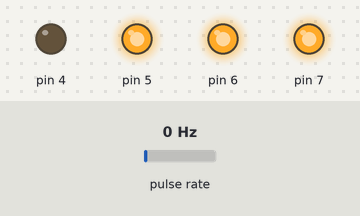
Bench run of a sketch on a simulated Arduino Mega 2560, built with avr-gcc and run on an emulated ATmega2560. On the bench: output pins drawn as LEDs (lit = HIGH). Wiring (inferred from the names in the program): pulse sensor: data pin 2. The test bench sets the inputs (shaded band); at power-on: pulse rate 0 Hz. What the sketch prints to the serial monitor is not drawn.

Above: at 0.01 s.
Timing chart, 0 to 1.6 s (numbered marks = the images above):
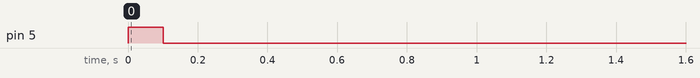

The sketch:

UG.ino
```cpp
#include "UG.h"


// 全局对象
H30_IMU imu;
Motor motor;
PushRod pushrod;
PitchControl pitchControl(imu, pushrod);
UG ug(imu, motor, pushrod, pitchControl);

void setup() {
    ug.init();
}

void loop() {
    ug.movePosMode(0, 122, 10000);
    ug.turnMode(45,5000,5000,2);
    //ug.motorModify(1);
}
```

IMU.cpp
```cpp
#include "IMU.h"
#include <string.h>

H30_IMU::H30_IMU()
    : frameRecvIndex(0), state(H30_WAITHEAD), lastRecv(0), dataReady(false),dataNum(0),
      gyroX(0), gyroY(0), gyroZ(0),
      accelX(0), accelY(0), accelZ(0),
      pitch(0), roll(0), yaw(0),
      quatW(0), quatX(0), quatY(0), quatZ(0)
{
    memset(&frame, 0, sizeof(frame));
    memset(frameBuf, 0, sizeof(frameBuf));
}

uint16_t H30_IMU::checkSum(uint8_t* data, uint16_t len) {
    uint8_t ck1 = 0, ck2 = 0;
    for (uint16_t i = 0; i < len; i++) {
        ck1 += data[i];
        ck2 += ck1;
    }
    uint16_t ck = (ck1 << 8) | ck2;
    return ck;
}

void H30_IMU::updateProcessedData() {
    dataNum =frame.FrameNum;
    // 解析角速度（单位：根据传感器手册， deg/s）
    gyroX = (float)frame.gyro.gx * 0.000001f;
    gyroY = (float)frame.gyro.gy * 0.000001f;
    gyroZ = (float)frame.gyro.gz * 0.000001f;

    // 解析加速度（单位：可能是 m/s² 或 g）
    accelX = (float)frame.accel.ax * 0.000001f;
    accelY = (float)frame.accel.ay * 0.000001f;
    accelZ = (float)frame.accel.az * 0.000001f;

    // 解析欧拉角（单位：度）
    pitch = (float)frame.attitude.pitch * 0.000001f;
    roll  = (float)frame.attitude.roll  * 0.000001f;
    yaw   = (float)frame.attitude.yaw   * 0.000001f;

    // 解析四元数（通常已归一化）
    quatW = (float)frame.quaternion.q0 * 0.000001f;
    quatX = (float)frame.quaternion.q1 * 0.000001f;
    quatY = (float)frame.quaternion.q2 * 0.000001f;
    quatZ = (float)frame.quaternion.q3 * 0.000001f;
}

bool H30_IMU::processSerialData(uint8_t recv) {
    dataReady = false;

    switch (state) {
        case H30_WAITHEAD:
            if (lastRecv == 0x59 && recv == 0x53) {
                frameBuf[0] = 0x59; // 帧头
                frameBuf[1] = 0x53;
                frameRecvIndex = 2;
                state = H30_STARTRECV;
            }
            break;

        case H30_STARTRECV:
            frameBuf[frameRecvIndex++] = recv;
            if (frameRecvIndex == sizeof(H30FrameType_t)) {
                state = H30_CHECKSUM;
            }
            break;

        case H30_CHECKSUM: {
            uint16_t checksumVal = checkSum(&frameBuf[2], sizeof(H30FrameType_t) - 4); // 除去帧头和本身的校验位
            if ((checksumVal >> 8 & 0xff) == frameBuf[sizeof(H30FrameType_t) - 2] &&
                (checksumVal & 0xff) == frameBuf[sizeof(H30FrameType_t) - 1]) {
                state = H30_HANDLEDATA;
            } else {
                state = H30_WAITHEAD;
            }
            break;
        }

        case H30_HANDLEDATA:
            memcpy(&frame, frameBuf, sizeof(H30FrameType_t));
            updateProcessedData(); // 解析数据到浮点数
            state = H30_WAITHEAD;
            dataReady = true;

        default:
            break;
    }

    lastRecv = recv;
    return dataReady;
}

bool H30_IMU::isDataReady() const {
    return dataReady;
}

const H30FrameType_t& H30_IMU::getFrameData() const {
    return frame;
}

void H30_IMU::printData() const {
    Serial.print("DataNum:");
    Serial.println(dataNum); // 数据帧号
    Serial.print("Gyro (X,Y,Z): ");
    Serial.print(gyroX); Serial.print(", ");
    Serial.print(gyroY); Serial.print(", ");
    Serial.println(gyroZ);

    Serial.print("Accel (X,Y,Z): ");
    Serial.print(accelX); Serial.print(", ");
    Serial.print(accelY); Serial.print(", ");
    Serial.println(accelZ);

    Serial.print("Attitude (Pitch,Roll,Yaw): ");
    Serial.print(pitch); Serial.print(", ");
    Serial.print(roll);  Serial.print(", ");
    Serial.println(yaw);

    Serial.print("Quaternion (W,X,Y,Z): ");
    Serial.print(quatW); Serial.print(", ");
    Serial.print(quatX); Serial.print(", ");
    Serial.print(quatY); Serial.print(", ");
    Serial.println(quatZ);

    Serial.println();
    Serial.println();
}

bool H30_IMU::checkUARTOverflow() const {
 if (UCSR1A & (1 << DOR1)) {
   return 1;
 }
 else{
   return 0;
 }
}
////导航信息更新
//void INS_Update(){
//  uint8_t wait_for_ready = 0;//解析完成标志
//  InertialNavType_t last_NavInf = NAV_Information;//上次导航信息
//  uint32_t detT;//更新时间间隔
//  IMU_Error = checkUARTOverflow();//传输过快，缓冲区溢出
//  //接收并解析数据
//  while(Serial.available() && (!wait_for_ready))
//  {
//    wait_for_ready = H30_Callback(Serial.read());
//  }
//
//  if( wait_for_ready ) //完成数据的解析接收
//  {
//
//    NAV_Information.gx = (float)H30Frame.gyro.gx*0.000001; //更新三轴角速度
//    NAV_Information.gy = (float)H30Frame.gyro.gy*0.000001;
//    NAV_Information.gz = (float)H30Frame.gyro.gz*0.000001;
//
//    NAV_Information.ax = (float)H30Frame.accel.ax*0.000001;//更新三轴加速度
//    NAV_Information.ay = (float)H30Frame.accel.ay*0.000001;
//    NAV_Information.az = (float)H30Frame.accel.az*0.000001;
//
//    NAV_Information.pitch = (float)H30Frame.attitude.pitch*0.000001;//更新欧拉角
//    NAV_Information.roll = (float)H30Frame.attitude.roll*0.000001;
//    NAV_Information.yaw = (float)H30Frame.attitude.yaw*0.000001;
//
//
//    NAV_Information.q0 = (float)H30Frame.quaternion.q0*0.000001;//更新四元数
//    NAV_Information.q1 = (float)H30Frame.quaternion.q1*0.000001;
//    NAV_Information.q2 = (float)H30Frame.quaternion.q2*0.000001;
//    NAV_Information.q3 = (float)H30Frame.quaternion.q3*0.000001;
//
//
//    NAV_Information.timeStamp = micros(); //更新时间戳
//    detT =(NAV_Information.timeStamp - last_NavInf.timeStamp)*0.000001;//计算间隔
//
//
//    NAV_Information.vx = (NAV_Information.ax + last_NavInf.ax)/2 * detT + last_NavInf.vx;//更新线速度
//    NAV_Information.vy = (NAV_Information.ay + last_NavInf.ay)/2 * detT + last_NavInf.vy;
//    NAV_Information.vz = (NAV_Information.az + last_NavInf.az)/2 * detT + last_NavInf.vz;
//
//
//    NAV_Information.x = (NAV_Information.vx + last_NavInf.vx)/2 * detT + last_NavInf.x;//更新位移
//    NAV_Information.y = (NAV_Information.vy + last_NavInf.vy)/2 * detT + last_NavInf.y;
//    NAV_Information.z = (NAV_Information.vz + last_NavInf.vz)/2 * detT + last_NavInf.z;
//
//
//  }
//
//  else{
//    IMU_Error = 2;//IMU传输频率过慢
//  }
//
//}
```

IMU.h
```cpp
#ifndef IMU_H
#define IMU_H

#include <Arduino.h>
#include <stdint.h>

//////////////////////////// H30数据格式定义 ///////////////////////////////
#pragma pack(1)
typedef struct {
    uint8_t dataId;
    uint8_t dataLen;
    int32_t ax;
    int32_t ay;
    int32_t az;
} AccelRawType_t;

typedef struct {
    uint8_t dataId;
    uint8_t dataLen;
    int32_t gx;
    int32_t gy;
    int32_t gz;
} GyroRawType_t;

typedef struct {
    uint8_t dataId;
    uint8_t dataLen;
    int32_t pitch;
    int32_t roll;
    int32_t yaw;
} AttitudeType_t;

typedef struct {
    uint8_t dataId;
    uint8_t dataLen;
    int32_t q0;
    int32_t q1;
    int32_t q2;
    int32_t q3;
} QuaternionType_t;

typedef struct {
    uint8_t head1;     // 帧头
    uint8_t head2;
    uint16_t FrameNum;  // 帧号
    uint8_t packLen;    // 数据总长

    AccelRawType_t accel;     // 数据区,新增数据时注意顺序  //14 bytes
    GyroRawType_t gyro;       //14 bytes
    AttitudeType_t attitude;  //14 bytes
    QuaternionType_t quaternion; //18 bytes

    uint8_t ck1; // 数据区校验和
    uint8_t ck2;
} H30FrameType_t;
#pragma pack()
//////////////////////////// H30数据格式定义 END///////////////////////////////

class H30_IMU {
public:
    H30_IMU();
    bool processSerialData(uint8_t recv);
    bool isDataReady() const;
    const H30FrameType_t& getFrameData() const;
    void printData() const;
    bool checkUARTOverflow() const;

    // 新增：获取解析后的数据
    uint16_t getDataNum() const { return dataNum; }

    float getGyroX() const { return gyroX; }  // 角速度 (rad/s 或 deg/s)
    float getGyroY() const { return gyroY; }
    float getGyroZ() const { return gyroZ; }

    float getAccelX() const { return accelX; } // 加速度 (m/s² 或 g)
    float getAccelY() const { return accelY; }
    float getAccelZ() const { return accelZ; }

    float getPitch() const { return pitch; }   // 欧拉角 (度或弧度)
    float getRoll() const { return roll; }
    float getYaw() const { return yaw; }

    float getQuatW() const { return quatW; }   // 四元数 (q0, q1, q2, q3)
    float getQuatX() const { return quatX; }
    float getQuatY() const { return quatY; }
    float getQuatZ() const { return quatZ; }

private:
      // H30接收函数状态机
    enum H30Serial_Status {
        H30_WAITHEAD = 0,
        H30_STARTRECV,
        H30_CHECKSUM,
        H30_HANDLEDATA
    };


    uint16_t checkSum(uint8_t* data, uint16_t len);
    void updateProcessedData(); // 新增：更新解析后的数据

    H30FrameType_t frame;
    uint8_t frameBuf[sizeof(H30FrameType_t)];
    uint16_t frameRecvIndex;
    H30Serial_Status state;
    uint8_t lastRecv;
    bool dataReady;

    // 新增：存储解析后的数据
    uint16_t dataNum;
    float gyroX, gyroY, gyroZ;     // 角速度
    float accelX, accelY, accelZ;   // 加速度
    float pitch, roll, yaw;         // 欧拉角
    float quatW, quatX, quatY, quatZ; // 四元数 (q0=W, q1=X, q2=Y, q3=Z)
};


#endif // H30_IMU_H
```

Motor.cpp
```cpp
#include "Motor.h"
#include <Arduino.h>


/**
  * @brief    将电机初始化
  * @param
  * @retval
  */
void Motor::init() {
    _degrees_per_step = 0.1125;
    _degree_lim = 180;
    Origin_Set_O(1, 0);
}
/**
  * @brief    令电机转过给定的角度
  * @param
  * @retval
  */
void Motor::sendPosDegree(uint8_t degree, bool dir){
  Pos_Control(1, dir, 300, 50, constrain(round(degree / _degrees_per_step), 0, (_degree_lim / _degrees_per_step)), false, false);
}
/**
  * @brief    将当前位置清零
  * @param    addr  ：电机地址
  * @retval   地址 + 功能码 + 命令状态 + 校验字节
  */
void Motor::Reset_CurPos_To_Zero(uint8_t addr) {
    uint8_t cmd[4] = {addr, 0x0A, 0x6D, 0x6B};
    Serial2.write(cmd, sizeof(cmd));
}
/**
  * @brief    解除堵转保护
  * @param    addr  ：电机地址
  * @retval   地址 + 功能码 + 命令状态 + 校验字节
  */
void Motor::Reset_Clog_Pro(uint8_t addr) {
    uint8_t cmd[4] = {addr, 0x0E, 0x52, 0x6B};
    Serial2.write(cmd, sizeof(cmd));
}
/**
  * @brief    读取系统参数
  * @param    addr  ：电机地址
  * @param    s     ：系统参数类型
  * @retval   地址 + 功能码 + 命令状态 + 校验字节
  */
void Motor::Read_Sys_Params(uint8_t addr, SysParams_t s) {
    uint8_t cmd[4] = {0};
    uint8_t i = 0;

    cmd[i++] = addr;

    switch(s) {
        case S_VER  : cmd[i++] = 0x1F; break;
        case S_RL   : cmd[i++] = 0x20; break;
        case S_PID  : cmd[i++] = 0x21; break;
        case S_VBUS : cmd[i++] = 0x24; break;
        case S_CPHA : cmd[i++] = 0x27; break;
        case S_ENCL : cmd[i++] = 0x31; break;
        case S_TPOS : cmd[i++] = 0x33; break;
        case S_VEL  : cmd[i++] = 0x35; break;
        case S_CPOS : cmd[i++] = 0x36; break;
        case S_PERR : cmd[i++] = 0x37; break;
        case S_FLAG : cmd[i++] = 0x3A; break;
        case S_ORG  : cmd[i++] = 0x3B; break;
        case S_Conf : cmd[i++] = 0x42; cmd[i++] = 0x6C; break;
        case S_State: cmd[i++] = 0x43; cmd[i++] = 0x7A; break;
        default: break;
    }

    cmd[i++] = 0x6B;
    Serial2.write(cmd, i);
}

/**
  * @brief    修改开环/闭环控制模式
  * @param    addr     ：电机地址
  * @param    svF      ：是否存储标志，false为不存储，true为存储
  * @param    ctrl_mode：控制模式（对应屏幕上的P_Pul菜单），0是关闭脉冲输入引脚，1是开环模式，2是闭环模式，3是让En端口复用为多圈限位开关输入引脚，Dir端口复用为到位输出高电平功能
  * @retval   地址 + 功能码 + 命令状态 + 校验字节
  */
void Motor::Modify_Ctrl_Mode(uint8_t addr, bool svF, uint8_t ctrl_mode) {
    uint8_t cmd[6] = {addr, 0x46, 0x69, (uint8_t)svF, ctrl_mode, 0x6B};
    Serial2.write(cmd, sizeof(cmd));
}

/**
  * @brief    使能信号控制
  * @param    addr  ：电机地址
  * @param    state ：使能状态     ，true为使能电机，false为关闭电机
  * @param    snF   ：多机同步标志 ，false为不启用，true为启用
  * @retval   地址 + 功能码 + 命令状态 + 校验字节
  */
void Motor::En_Control(uint8_t addr, bool state, bool snF) {
    uint8_t cmd[6] = {addr, 0xF3, 0xAB, (uint8_t)state, (uint8_t)snF, 0x6B};
    Serial2.write(cmd, sizeof(cmd));
}
/**
  * @brief    速度模式
  * @param    addr：电机地址
  * @param    dir ：方向       ，0为CW，其余值为CCW
  * @param    vel ：速度       ，范围0 - 5000RPM
  * @param    acc ：加速度     ，范围0 - 255，注意：0是直接启动
  * @param    snF ：多机同步标志，false为不启用，true为启用
  * @retval   地址 + 功能码 + 命令状态 + 校验字节
  */
void Motor::Vel_Control(uint8_t addr, uint8_t dir, uint16_t vel, uint8_t acc, bool snF) {
    uint8_t cmd[8] = {
        addr, 0xF6, dir,
        (uint8_t)(vel >> 8), (uint8_t)(vel >> 0),
        acc, (uint8_t)snF, 0x6B
    };
    Serial2.write(cmd, sizeof(cmd));
}
/**
  * @brief    位置模式
  * @param    addr：电机地址
  * @param    dir ：方向        ，0为CW，其余值为CCW
  * @param    vel ：速度(RPM)   ，范围0 - 5000RPM
  * @param    acc ：加速度      ，范围0 - 255，注意：0是直接启动
  * @param    clk ：脉冲数      ，范围0- (2^32 - 1)个
  * @param    raF ：相位/绝对标志，false为相对运动，true为绝对值运动
  * @param    snF ：多机同步标志 ，false为不启用，true为启用
  * @retval   地址 + 功能码 + 命令状态 + 校验字节
  */
void Motor::Pos_Control(uint8_t addr, uint8_t dir, uint16_t vel, uint8_t acc, uint32_t clk, bool raF, bool snF)

 {
    uint8_t cmd[13] = {
        addr, 0xFD, dir,
        (uint8_t)(vel >> 8), (uint8_t)(vel >> 0),
        acc,
        (uint8_t)(clk >> 24), (uint8_t)(clk >> 16),
        (uint8_t)(clk >> 8), (uint8_t)(clk >> 0),
        (uint8_t)raF, (uint8_t)snF, 0x6B
    };
    Serial2.write(cmd, sizeof(cmd));
}

/**
  * @brief    立即停止（所有控制模式都通用）
  * @param    addr  ：电机地址
  * @param    snF   ：多机同步标志，false为不启用，true为启用
  * @retval   地址 + 功能码 + 命令状态 + 校验字节
  */
void Motor::Stop_Now(uint8_t addr, bool snF) {
    uint8_t cmd[5] = {addr, 0xFE, 0x98, (uint8_t)snF, 0x6B};
    Serial2.write(cmd, sizeof(cmd));
}

/**
  * @brief    多机同步运动
  * @param    addr  ：电机地址
  * @retval   地址 + 功能码 + 命令状态 + 校验字节
  */
void Motor::Synchronous_motion(uint8_t addr) {
    uint8_t cmd[4] = {addr, 0xFF, 0x66, 0x6B};
    Serial2.write(cmd, sizeof(cmd));
}

/**
  * @brief    设置单圈回零的零点位置
  * @param    addr  ：电机地址
  * @param    svF   ：是否存储标志，false为不存储，true为存储
  * @retval   地址 + 功能码 + 命令状态 + 校验字节
  */
void Motor::Origin_Set_O(uint8_t addr, bool svF) {
    uint8_t cmd[5] = {addr, 0x93, 0x88, (uint8_t)svF, 0x6B};
    Serial2.write(cmd, sizeof(cmd));
}
/**
  * @brief    修改回零参数
  * @param    addr  ：电机地址
  * @param    svF   ：是否存储标志，false为不存储，true为存储
  * @param    o_mode ：回零模式，0为单圈就近回零，1为单圈方向回零，2为多圈无限位碰撞回零，3为多圈有限位开关回零
  * @param    o_dir  ：回零方向，0为CW，其余值为CCW
  * @param    o_vel  ：回零速度，单位：RPM（转/分钟）
  * @param    o_tm   ：回零超时时间，单位：毫秒
  * @param    sl_vel ：无限位碰撞回零检测转速，单位：RPM（转/分钟）
  * @param    sl_ma  ：无限位碰撞回零检测电流，单位：Ma（毫安）
  * @param    sl_ms  ：无限位碰撞回零检测时间，单位：Ms（毫秒）
  * @param    potF   ：上电自动触发回零，false为不使能，true为使能
  * @retval   地址 + 功能码 + 命令状态 + 校验字节
  */
void Motor::Origin_Modify_Params(uint8_t addr, bool svF, uint8_t o_mode, uint8_t o_dir,
                                uint16_t o_vel, uint32_t o_tm, uint16_t sl_vel,
                                uint16_t sl_ma, uint16_t sl_ms, bool potF) {
    uint8_t cmd[20] = {
        addr, 0x4C, 0xAE, (uint8_t)svF, o_mode, o_dir,
        (uint8_t)(o_vel >> 8), (uint8_t)(o_vel >> 0),
        (uint8_t)(o_tm >> 24), (uint8_t)(o_tm >> 16),
        (uint8_t)(o_tm >> 8), (uint8_t)(o_tm >> 0),
        (uint8_t)(sl_vel >> 8), (uint8_t)(sl_vel >> 0),
        (uint8_t)(sl_ma >> 8), (uint8_t)(sl_ma >> 0),
        (uint8_t)(sl_ms >> 8), (uint8_t)(sl_ms >> 0),
        (uint8_t)potF, 0x6B
    };
    Serial2.write(cmd, sizeof(cmd));
}
/**
  * @brief    触发回零
  * @param    addr   ：电机地址
  * @param    o_mode ：回零模式，0为单圈就近回零，1为单圈方向回零，2为多圈无限位碰撞回零，3为多圈有限位开关回零
  * @param    snF   ：多机同步标志，false为不启用，true为启用
  * @retval   地址 + 功能码 + 命令状态 + 校验字节
  */
void Motor::Origin_Trigger_Return(uint8_t addr, uint8_t o_mode, bool snF) {
    uint8_t cmd[5] = {addr, 0x9A, o_mode, (uint8_t)snF, 0x6B};
    Serial2.write(cmd, sizeof(cmd));
}

/**
  * @brief    强制中断并退出回零
  * @param    addr  ：电机地址
  * @retval   地址 + 功能码 + 命令状态 + 校验字节
  */
void Motor::Origin_Interrupt(uint8_t addr) {
    uint8_t cmd[4] = {addr, 0x9C, 0x48, 0x6B};
    Serial2.write(cmd, sizeof(cmd));
}
/**
  * @brief    接收数据
  * @param    rxCmd   : 接收到的数据缓存在该数组
  * @param    rxCount : 接收到的数据长度
  * @retval   无
  */
void Motor::Receive_Data(uint8_t *rxCmd, uint8_t *rxCount) {
    int i = 0;
    unsigned long lTime = millis();
    unsigned long cTime = lTime;

    while(1) {
        if(Serial2.available() > 0) {
            if(i <= 128) {
                rxCmd[i++] = Serial2.read();
                lTime = millis();
            }
        } else {
            cTime = millis();
            if((int)(cTime - lTime) > 100) {
                *rxCount = i;
                break;
            }
        }
    }
}
```

Motor.h
```cpp
#ifndef MOTOR_H
#define MOTOR_H

#include <Arduino.h>

// 系统参数枚举
typedef enum {
  S_VER   = 0,      /* 读取固件版本和对应的硬件版本 */
  S_RL    = 1,      /* 读取读取相电阻和相电感 */
  S_PID   = 2,      /* 读取PID参数 */
  S_VBUS  = 3,      /* 读取总线电压 */
  S_CPHA  = 5,      /* 读取相电流 */
  S_ENCL  = 7,      /* 读取经过线性化校准后的编码器值 */
  S_TPOS  = 8,      /* 读取电机目标位置角度 */
  S_VEL   = 9,      /* 读取电机实时转速 */
  S_CPOS  = 10,     /* 读取电机实时位置角度 */
  S_PERR  = 11,     /* 读取电机位置误差角度 */
  S_FLAG  = 13,     /* 读取使能/到位/堵转状态标志位 */
  S_Conf  = 14,     /* 读取驱动参数 */
  S_State = 15,     /* 读取系统状态参数 */
  S_ORG   = 16,     /* 读取正在回零/回零失败状态标志位 */
} SysParams_t;

class Motor {
public:
    // 电机控制函数
    void init();
    void sendPosDegree(uint8_t degree, bool dir);
    static void Reset_CurPos_To_Zero(uint8_t addr);
    static void Reset_Clog_Pro(uint8_t addr);
    static void Read_Sys_Params(uint8_t addr, SysParams_t s);
    static void Modify_Ctrl_Mode(uint8_t addr, bool svF, uint8_t ctrl_mode);
    static void En_Control(uint8_t addr, bool state, bool snF);
    static void Vel_Control(uint8_t addr, uint8_t dir, uint16_t vel, uint8_t acc, bool snF);
    static void Pos_Control(uint8_t addr, uint8_t dir, uint16_t vel, uint8_t acc, uint32_t clk, bool raF, bool snF);
    static void Stop_Now(uint8_t addr, bool snF);
    static void Synchronous_motion(uint8_t addr);
    static void Origin_Set_O(uint8_t addr, bool svF);
    static void Origin_Modify_Params(uint8_t addr, bool svF, uint8_t o_mode, uint8_t o_dir, uint16_t o_vel, uint32_t o_tm, uint16_t sl_vel, uint16_t sl_ma, uint16_t sl_ms, bool potF);
    static void Origin_Trigger_Return(uint8_t addr, uint8_t o_mode, bool snF);
    static void Origin_Interrupt(uint8_t addr);

    // 数据接收函数
    static void Receive_Data(uint8_t *rxCmd, uint8_t *rxCount);

    // 辅助宏定义
    #define ABS(x) ((x) > 0 ? (x) : -(x))

private:
    float _degrees_per_step;//每个脉冲对应的角度
    int8_t _degree_lim;//最大角度约束
};

#endif // MOTOR_H
```

Source omitted: Pitch_control.cpp (2958 bytes), Pitch_control.h (920 bytes), Push_rod.cpp (2415 bytes), Push_rod.h (1206 bytes), Roll_control.cpp (4208 bytes), UG.cpp (4317 bytes), UG.h (1161 bytes)
